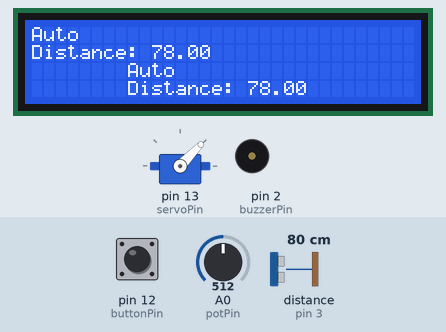
A sketch run on a simulated Arduino Uno, built with avr-gcc and run on an emulated ATmega328P. On the bench: 32×4 character LCD, servo, buzzer (waves = sounding). Wiring (inferred from the names in the program): ultrasonic range finder: trigger pin 4; echo pin 3. Inputs (shaded band) come from the test bench; at power-on: pin 12 (buttonPin) LOW, distance to the obstacle (sensor on pin 3) 80 cm, A0 (potPin) = 512. The echo pulse lasts 58.3 µs per cm.

Above: at 1.29 s.
1.3 s: pin 12 (buttonPin) pulled HIGH for 0.15 s
At 2.4 s:
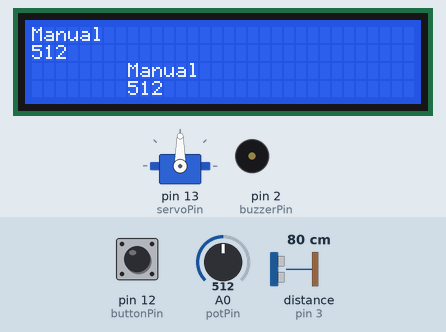
3.0 s: pin 12 (buttonPin) pulled HIGH for 0.15 s
At 3.29 s:
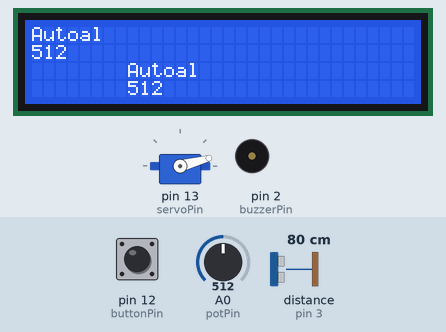
3.7 s: distance to the obstacle (sensor on pin 3) set to 18 cm
At 4.04 s:
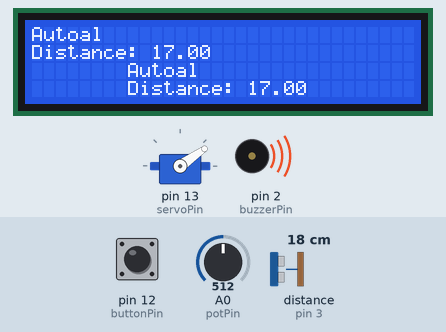
5.8 s: distance to the obstacle (sensor on pin 3) set to 16 cm
At 5.99 s:
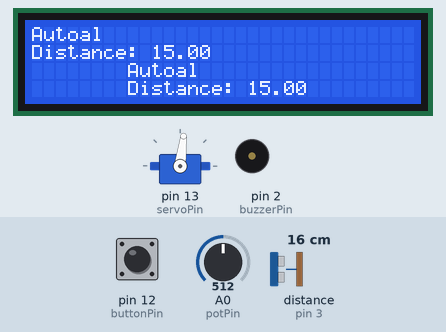
8.8 s: pin 12 (buttonPin) pulled HIGH for 1 s
At 9.6 s:
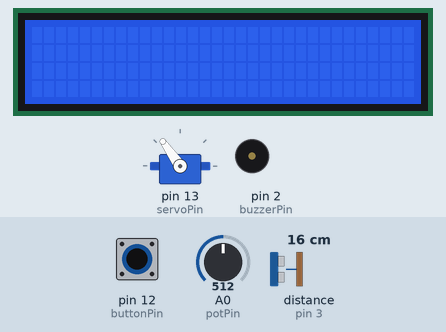
10.4 s: distance to the obstacle (sensor on pin 3) set to 2 cm
At 11.8 s:
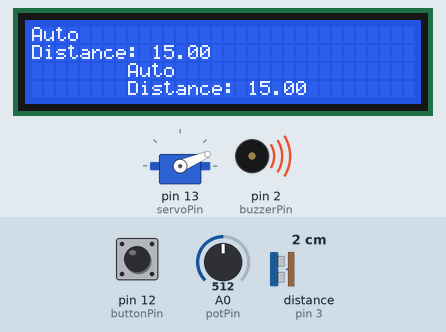
Timing chart, 0 to 13.4 s (numbered marks = the images above; inputs shaded):
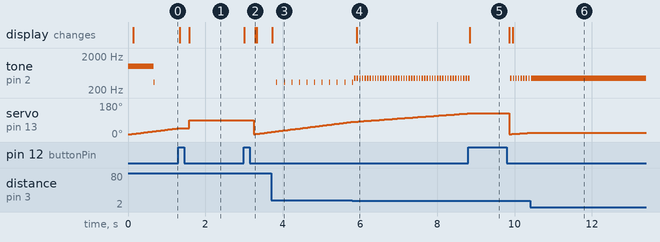

Measured:
- the behaviour switches between 17 and 16 cm on distance to the obstacle (sensor on pin 3) (found by bisection; images 3 and 4)
- after the input at 1.3 s, tone on pin 2 (buzzerPin): stays silent (without the input it goes to 340 Hz after 0.52 s); the display: first changes at once (image 1 shows a later state)
- after the input at 3.0 s, the display: first changes at once (image 2 shows a later state)
- after the input at 3.7 s, tone on pin 2 (buzzerPin): alternates 340 Hz for 0.03 s and silent for 0.17 s, starting after 0.34 s; the display: changes at once (image 3)
- after the input at 5.8 s, tone on pin 2 (buzzerPin): alternates 440 Hz for 0.03 s and silent for 0.03 s, starting after 0.06 s; the display: changes after 0.12 s (image 4)
- after the input at 8.8 s, the display: changes after 0.05 s (image 5)
- after the input at 10.4 s, tone on pin 2 (buzzerPin): goes on until 10.4 s, then stays 440 Hz; servo on pin 13 (servoPin): stays 23° (without the input it goes to 24° after 0.07 s)

The sketch:

sketch_jun5a.ino
```cpp
#include <LiquidCrystal.h>
#include <Servo.h>

LiquidCrystal lcd (0, 1, 8, 9, 10, 11);
int servoPin = 13;
int echoPin = 3;
int triggerPin = 4;
int buzzerPin = 2;
int buttonPin = 12;
int potPin = A0;

float duration = 0.0;
float distance = 0.0;
int pos;
Servo servo;

int potReading;
int angle;

//bool isAuto = true;
//bool isPressed = false;
//int buttonState = 0;
int button;
int oldButton = 1;
int state = 0;
bool needToBreak = false;

void setup() {
  pinMode(echoPin, INPUT);
  pinMode(buttonPin, INPUT);
  pinMode(triggerPin, OUTPUT);
  pinMode(buzzerPin, OUTPUT);
  tone (buzzerPin, 1000, 2000);
  lcd.begin(32, 4);
  servo.attach(servoPin);
  //Serial.begin(9600);
}

void loop(){
  button = digitalRead(buttonPin);
    if(state == 0){
      lcd.setCursor(0, 0);
      lcd.print("Auto");
      for(pos = 15; pos < 165; pos += 1){
        CheckButton();
        if (needToBreak) {break;}
        oneAutoRotation();
      }

      for(pos = 165; pos >= 15; pos -= 1) {
        CheckButton();
        if (needToBreak) {break;}
        oneAutoRotation();
      }
      needToBreak = false;
    }
    else if (state == 1){
      CheckButton();
      lcd.setCursor(0, 0);
      lcd.print("Manual");
      potReading = analogRead(potPin);

      angle = map(potReading, 0, 1023, 15, 165);
      servo.write(angle);
      lcd.setCursor(0, 1);
      lcd.print(potReading);
    }
  /*if(isAuto){

  }
  else{
    //CheckButton();
    lcd.setCursor(0, 0);
    lcd.print("Manuall");
    delay(500);
    lcd.setCursor(0, 1);
    /*for(int i = 0;i<10;i++){
      lcd.setCursor(0, 1);
      delay(250);
      lcd.print(i);
    }
    lcd.print(isPressed);
  }*/


  //lcd.setCursor(0, 1);
  //lcd.print("Hello 2");

  //angle = map(0, 0, 1023, 0, 180);


  //lcd.scrollDisplayLeft();
  //lcd.setCursor(0, 0);
}
int calculateDistance(){
    digitalWrite(triggerPin, LOW);
    delayMicroseconds(2);

    digitalWrite(triggerPin, HIGH);
    delayMicroseconds(10);
    digitalWrite(triggerPin, LOW);
    duration = pulseIn(echoPin, HIGH);
    distance = duration * 0.034 / 2;
    return distance;
}
void oneAutoRotation(){
  servo.write(pos);
    delay(30);
    distance = calculateDistance();
    if(distance > 40){
      if(pos % 30 == 0){
        tone(buzzerPin, 340, 6000);
        delay(25);
        noTone(buzzerPin);
      }
    }
    else if(distance > 25){
      if(pos % 15 == 0){
        tone(buzzerPin, 340, 6000);
        delay(25);
        noTone(buzzerPin);
      }
    }
    else if(distance > 15){
      if(pos % 5 == 0){
        tone(buzzerPin, 340, 6000);
        delay(25);
        noTone(buzzerPin);
      }
    }
    else if (distance > 10)
    {
        tone(buzzerPin, 440, 6000);
        delay(500/distance);
        noTone(buzzerPin);
    }
    else{
        tone(buzzerPin, 440, 6000);
        delay(5000/distance);
        noTone(buzzerPin);
    }
    lcd.setCursor(0, 1);
    lcd.print("Distance: ");
    lcd.print(distance);
}

void CheckButton(){
  button = digitalRead(buttonPin);
  if(button == oldButton)
  {
    oldButton = 1;
    state = !state;
    needToBreak = true;
    //lcd.blink();
    lcd.setCursor(0, 1);
    lcd.clear();
    lcd.setCursor(0, 0);
    lcd.clear();
    delay(250);
  }
}
```
